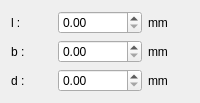
                        <widget class="QWidget" name="stack_beam3n">
                         <layout class="QGridLayout" name="gridLayout_22">
                          <item row="0" column="1">
                           <widget class="QDoubleSpinBox" name="doubleSpinBox_specimen_beam3_l">
                            <property name="maximum">
                             <double>999999.000000000000000</double>
                            </property>
                            <property name="singleStep">
                             <double>0.100000000000000</double>
                            </property>
                           </widget>
                          </item>
                          <item row="2" column="0">
                           <widget class="QLabel" name="label_16">
                            <property name="text">
                             <string>d :</string>
                            </property>
                           </widget>
                          </item>
                          <item row="2" column="1">
                           <widget class="QDoubleSpinBox" name="doubleSpinBox_specimen_beam3_d">
                            <property name="maximum">
                             <double>999999.000000000000000</double>
                            </property>
                            <property name="singleStep">
                             <double>0.100000000000000</double>
                            </property>
                           </widget>
                          </item>
                          <item row="1" column="0">
                           <widget class="QLabel" name="label_15">
                            <property name="text">
                             <string>b :</string>
                            </property>
                           </widget>
                          </item>
                          <item row="1" column="1">
                           <widget class="QDoubleSpinBox" name="doubleSpinBox_specimen_beam3_b">
                            <property name="maximum">
                             <double>999999.000000000000000</double>
                            </property>
                            <property name="singleStep">
                             <double>0.100000000000000</double>
                            </property>
                           </widget>
                          </item>
                          <item row="0" column="0">
                           <widget class="QLabel" name="label_17">
                            <property name="text">
                             <string>l :</string>
                            </property>
                           </widget>
                          </item>
                          <item row="0" column="2">
                           <widget class="QLabel" name="label_18">
                            <property name="text">
                             <string>mm</string>
                            </property>
                           </widget>
                          </item>
                          <item row="1" column="2">
                           <widget class="QLabel" name="label_19">
                            <property name="text">
                             <string>mm</string>
                            </property>
                           </widget>
                          </item>
                          <item row="2" column="2">
                           <widget class="QLabel" name="label_20">
                            <property name="text">
                             <string>mm</string>
                            </property>
                           </widget>
                          </item>
                         </layout>
                        </widget>
